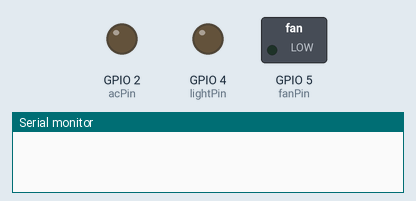
Bench run of a sketch on a simulated ESP32. Parts: switched loads named in the sketch (green lamp = pin HIGH), output pins drawn as LEDs (lit = HIGH), the last lines printed to the serial monitor. WiFi joins after 1.5 s; servers stay silent unless stated; uploads are accepted with an empty reply.

Above: at 0.1 s.
At 2.3 s:
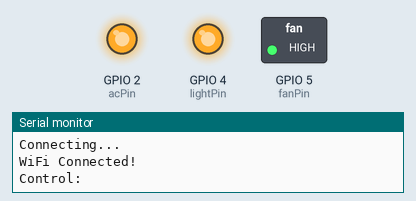
Timing chart, 0 to 3.8 s (numbered marks = the images above):
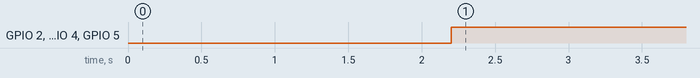

The sketch:

iot_sender.ino
```cpp
#include <WiFi.h>
#include <HTTPClient.h>

const char* ssid = "YourSSID";
const char* password = "YourPASS";
const char* controlURL = "http://YOUR_PC_IP:5000/api/auto-control";

// GPIO pins
int fanPin = 5;
int lightPin = 4;
int acPin = 2;

void setup() {
  Serial.begin(115200);
  pinMode(fanPin, OUTPUT);
  pinMode(lightPin, OUTPUT);
  pinMode(acPin, OUTPUT);

  WiFi.begin(ssid, password);
  while (WiFi.status() != WL_CONNECTED) {
    delay(1000);
    Serial.println("Connecting...");
  }
  Serial.println("WiFi Connected!");
}

void loop() {
  if (WiFi.status() == WL_CONNECTED) {
    HTTPClient http;
    http.begin(controlURL);
    http.addHeader("Content-Type", "application/json");

    String json = "{\"ac\": 3.2, \"fan\": 0.4, \"light\": 1.2}";
    int res = http.POST(json);
    if (res == 200) {
      String response = http.getString();
      Serial.println("Control: " + response);

      // Parse manually (basic)
      if (response.indexOf("\"fan\":\"off\"") != -1) digitalWrite(fanPin, LOW);
      else digitalWrite(fanPin, HIGH);

      if (response.indexOf("\"light\":\"off\"") != -1) digitalWrite(lightPin, LOW);
      else digitalWrite(lightPin, HIGH);

      if (response.indexOf("\"ac\":\"off\"") != -1) digitalWrite(acPin, LOW);
      else digitalWrite(acPin, HIGH);
    }

    http.end();
  }

  delay(5000); // Check every 5 seconds
}
```

Measured:
- by itself, GPIO 2 (acPin), GPIO 4 (lightPin), GPIO 5 (fanPin): LOW → HIGH at 2.2 s
